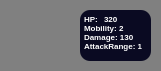
        <widget class="QWidget" name="pl1_ag11_widget" native="true">
         <property name="minimumSize">
          <size>
           <width>161</width>
           <height>71</height>
          </size>
         </property>
         <property name="styleSheet">
          <string notr="true">QWidget{
background-color: #808080;
border-radius:10px;
}</string>
         </property>
         <widget class="QTextBrowser" name="textBrowser_11">
          <property name="geometry">
           <rect>
            <x>80</x>
            <y>10</y>
            <width>71</width>
            <height>51</height>
           </rect>
          </property>
          <property name="styleSheet">
           <string notr="true">color:white;
background-color : #0a0a22;
border:none;
</string>
          </property>
          <property name="verticalScrollBarPolicy">
           <enum>Qt::ScrollBarPolicy::ScrollBarAlwaysOff</enum>
          </property>
          <property name="horizontalScrollBarPolicy">
           <enum>Qt::ScrollBarPolicy::ScrollBarAlwaysOff</enum>
          </property>
          <property name="html">
           <string>&lt;!DOCTYPE HTML PUBLIC &quot;-//W3C//DTD HTML 4.0//EN&quot; &quot;http://www.w3.org/TR/REC-html40/strict.dtd&quot;&gt;
&lt;html&gt;&lt;head&gt;&lt;meta name=&quot;qrichtext&quot; content=&quot;1&quot; /&gt;&lt;meta charset=&quot;utf-8&quot; /&gt;&lt;style type=&quot;text/css&quot;&gt;
p, li { white-space: pre-wrap; }
hr { height: 1px; border-width: 0; }
li.unchecked::marker { content: &quot;\2610&quot;; }
li.checked::marker { content: &quot;\2612&quot;; }
&lt;/style&gt;&lt;/head&gt;&lt;body style=&quot; font-family:'Segoe UI'; font-size:9pt; font-weight:400; font-style:normal;&quot;&gt;
&lt;p align=&quot;justify&quot; style=&quot; margin-top:12px; margin-bottom:12px; margin-left:0px; margin-right:0px; -qt-block-indent:0; text-indent:0px;&quot;&gt;&lt;span style=&quot; font-size:6pt; font-weight:700;&quot;&gt;HP: &lt;br /&gt;Mobility: 2&lt;br /&gt;Damage: 130&lt;br /&gt;AttackRange: 1&lt;/span&gt;&lt;/p&gt;&lt;/body&gt;&lt;/html&gt;</string>
          </property>
         </widget>
         <widget class="QPushButton" name="pl1_ag11_btn">
          <property name="geometry">
           <rect>
            <x>10</x>
            <y>10</y>
            <width>61</width>
            <height>51</height>
           </rect>
          </property>
          <property name="styleSheet">
           <string notr="true">background-image:url(&quot;:/src/images/Agent/Rajakal&quot;);
background-repeat:no-repeat;
background-position:center;
background-origin:content;
background-size:cover;</string>
          </property>
          <property name="text">
           <string/>
          </property>
         </widget>
         <widget class="QTextBrowser" name="pl1_ag11_HP">
          <property name="geometry">
           <rect>
            <x>100</x>
            <y>10</y>
            <width>25</width>
            <height>15</height>
           </rect>
          </property>
          <property name="styleSheet">
           <string notr="true">color:white;
background-color : #0a0a22;
border:none;</string>
          </property>
          <property name="verticalScrollBarPolicy">
           <enum>Qt::ScrollBarPolicy::ScrollBarAlwaysOff</enum>
          </property>
          <property name="html">
           <string>&lt;!DOCTYPE HTML PUBLIC &quot;-//W3C//DTD HTML 4.0//EN&quot; &quot;http://www.w3.org/TR/REC-html40/strict.dtd&quot;&gt;
&lt;html&gt;&lt;head&gt;&lt;meta name=&quot;qrichtext&quot; content=&quot;1&quot; /&gt;&lt;meta charset=&quot;utf-8&quot; /&gt;&lt;style type=&quot;text/css&quot;&gt;
p, li { white-space: pre-wrap; }
hr { height: 1px; border-width: 0; }
li.unchecked::marker { content: &quot;\2610&quot;; }
li.checked::marker { content: &quot;\2612&quot;; }
&lt;/style&gt;&lt;/head&gt;&lt;body style=&quot; font-family:'Segoe UI'; font-size:9pt; font-weight:400; font-style:normal;&quot;&gt;
&lt;p style=&quot; margin-top:0px; margin-bottom:0px; margin-left:0px; margin-right:0px; -qt-block-indent:0; text-indent:0px;&quot;&gt;&lt;span style=&quot; font-size:6pt; font-weight:700;&quot;&gt;320&lt;/span&gt;&lt;/p&gt;&lt;/body&gt;&lt;/html&gt;</string>
          </property>
         </widget>
        </widget>
